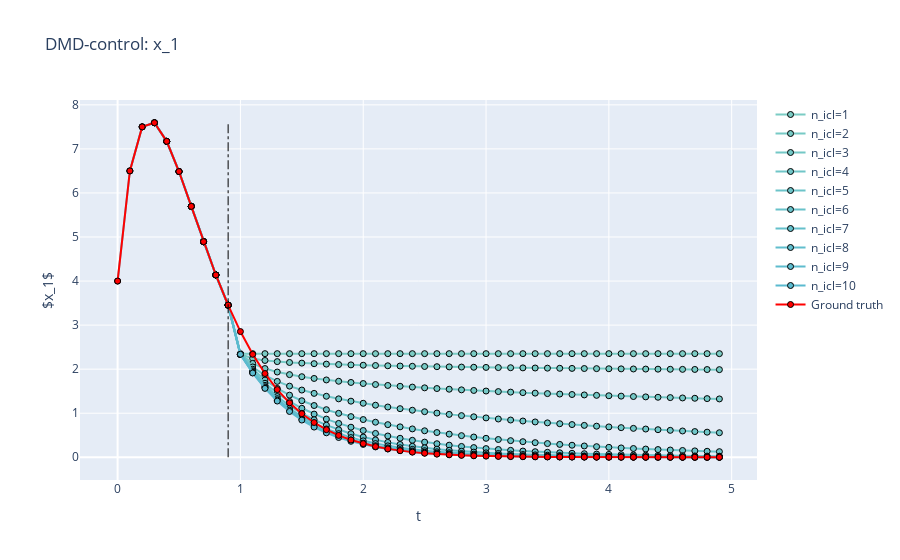
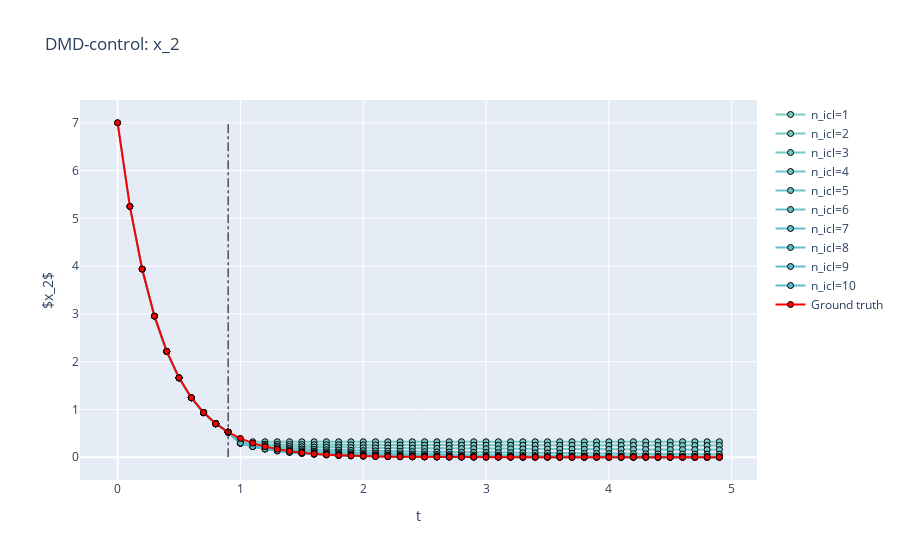
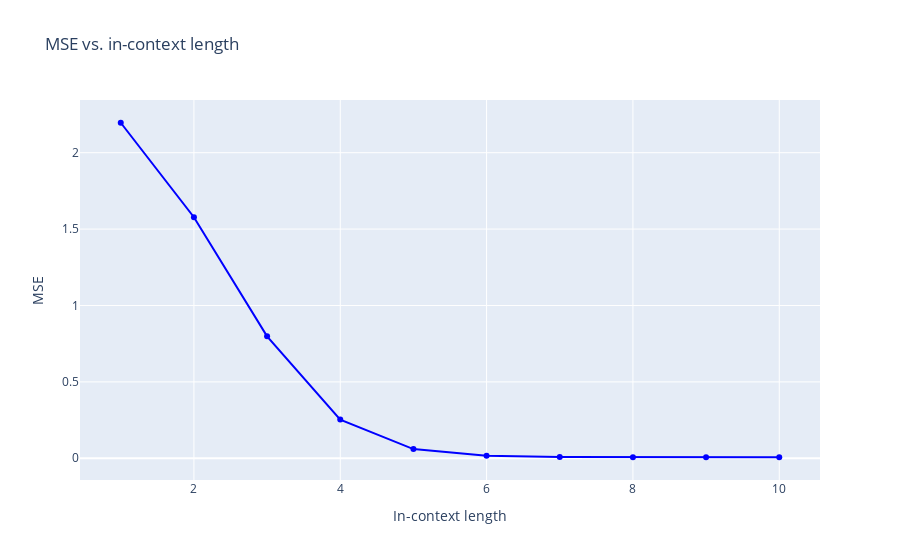

The code cell stored with these charts, in order, in its notebook:
### Code cell
T = len(t)
points = np.linspace(0.5, 1.0, T)
color_list = px.colors.sample_colorscale(px.colors.sequential.GnBu, points)
M_icl = T//2 # set max number in-context length to be half of the total time points
M_icl = 10  # Use this to test fixed number of in-context length
m_p = T - M_icl # the size of prediction window

fig1 = go.Figure()
fig2 = go.Figure()
fig3 = go.Figure()
# The main function that iterative estimates the closed loop system to use to predict the state x:
 
def compute_dmd_control(X, X_prime):
    U, S, Vh = np.linalg.svd(X, full_matrices=False)
    S_inv = np.diag(1/S)
    A_approx_cl = (X_prime)@Vh.T@S_inv@U.T
    return A_approx_cl

mse_list = []
for i in range(M_icl):
    # context data X and X'
    X = y_gt_cl[:, M_icl-i-1:M_icl]
    X_prime = y_gt_cl[:, M_icl-i:M_icl+1]
    A_approx_cl = compute_dmd_control(X, X_prime)
    # forward prediction
    for j in range(m_p):
        # we set C = identity to observe all states 
        # in the simulation of this approximated system
        cl_sys = ct.ss(A_approx_cl, [0,0], np.eye(2), 0, dt=0.1)
        prediction_timepoints = np.array([cl_sys.dt]) # only one step ahead
        starting_x = X_prime[:,-1].reshape(-1,1)
        # get the predicted state
        t_sim, y_pred = ct.initial_response(cl_sys, prediction_timepoints, starting_x)
        # update X and X_prime
        X_prime = np.hstack((X_prime, y_pred[:,-1].reshape(-1,1)))
        X = np.hstack((X, X_prime[:,-1].reshape(-1,1)))
        A_approx_cl = compute_dmd_control(X, X_prime)
    # plot this context length only from time points that inclide the context to the end of the prediction window:
    color = color_list[i]
    new_t = np.hstack((t[M_icl-i-1:M_icl], t[M_icl:M_icl+m_p]))
    fig1, fig2 = plot_sys_response((fig1, fig2), new_t, X, name=f'n_icl={i+1}', color=color)
    loss = X - y_gt_cl[:, M_icl-i-1:M_icl+m_p]
    mse = np.mean(loss**2)
    mse_list.append(mse)
# Plot ground truth
fig1, fig2 = plot_sys_response((fig1, fig2), t, y_gt_cl, name='Ground truth', color='red')
fig3.add_trace(go.Scatter(x=np.arange(1, M_icl+1), y=mse_list, 
                          mode='lines+markers', name='MSE', line=dict(color='blue', width=2)))
fig3.update_layout(title='MSE vs. in-context length', 
                   xaxis_title='In-context length', yaxis_title='MSE')

# plot a vertical line at t = wherever M_icl index is.
fig1.add_shape(
    dict(
        type="line",
        x0=t[M_icl-1],
        y0=0,
        x1=t[M_icl-1],
        y1=y_gt_cl[0,].max(),
        line=dict(color="black", width=1, dash="dashdot")
    )
)
fig2.add_shape(
    dict(
        type="line",
        x0=t[M_icl-1],
        y0=0,
        x1=t[M_icl-1],
        y1=np.max(y_gt_cl[1,]),
        line=dict(color="black", width=1, dash="dashdot")
    )
)
fig1.update_layout(title='DMD-control: x_1', xaxis_title='t', yaxis_title='$x_1$')
fig2.update_layout(title='DMD-control: x_2', xaxis_title='t', yaxis_title='$x_2$')
fig1.show()
fig2.show()
fig3.show()
